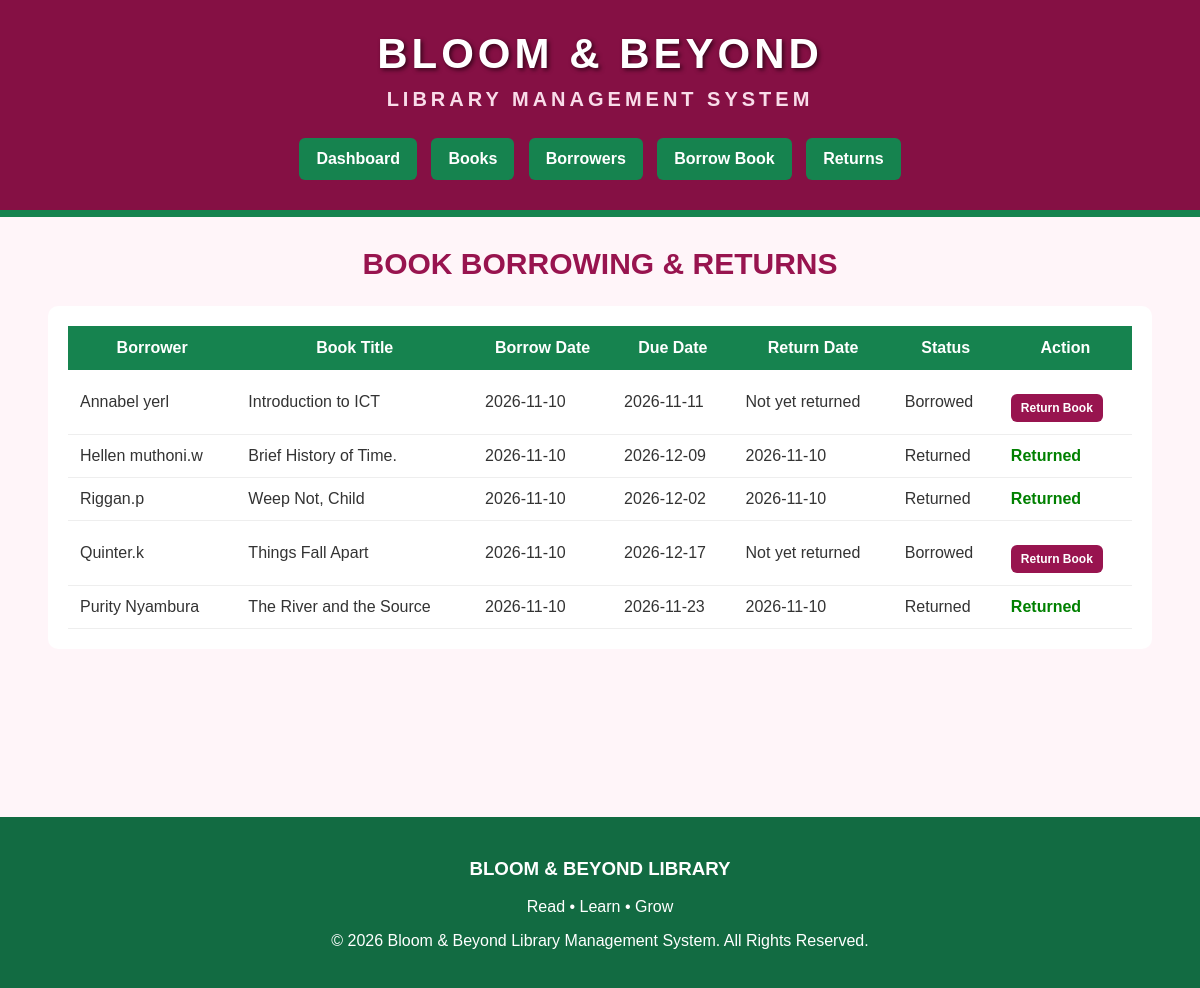
Page /returns.php on the committed database.
### tables this page shows
CREATE TABLE `borrow_records` (
  `id` int(11) NOT NULL,
  `book_id` int(11) NOT NULL,
  `borrower_id` int(11) NOT NULL,
  `borrow_date` date NOT NULL,
  `due_date` date NOT NULL,
  `return_date` date DEFAULT NULL,
  `status` enum('Borrowed','Returned') DEFAULT 'Borrowed'
);

CREATE TABLE `borrowers` (
  `id` int(11) NOT NULL,
  `full_name` varchar(120) NOT NULL,
  `email` varchar(120) NOT NULL,
  `phone` varchar(30) NOT NULL
);

CREATE TABLE `books` (
  `id` int(11) NOT NULL,
  `title` varchar(150) NOT NULL,
  `author` varchar(120) NOT NULL,
  `category` varchar(80) NOT NULL,
  `isbn` varchar(50) DEFAULT NULL,
  `total_quantity` int(11) NOT NULL,
  `available_quantity` int(11) NOT NULL
);

### db.php (called while the page is built, shortened)
<?php
function h($value) {
    return htmlspecialchars((string)$value, ENT_QUOTES, 'UTF-8');
}
?>

### returns.php (the view, shortened to what this page needs)
<?php
require_once "db.php";
$result = $conn->query(
    "SELECT
        borrow_records.*,
        books.title,
        borrowers.full_name
     FROM borrow_records
     INNER JOIN books
     ON borrow_records.book_id = books.id
     INNER JOIN borrowers
     ON borrow_records.borrower_id = borrowers.id
     ORDER BY borrow_records.id DESC"
);
require "header.php";
?>
<h2 class="page-title">BOOK BORROWING & RETURNS</h2>
<div class="table-box">
    <table>
        <tr>
            <th>Borrower</th>
            <th>Book Title</th>
            <th>Borrow Date</th>
            <th>Due Date</th>
            <th>Return Date</th>
            <th>Status</th>
            <th>Action</th>
        </tr>
        <?php while ($row = $result->fetch_assoc()): ?>
        <tr>
            <td><?= h($row['full_name']) ?></td>
            <td><?= h($row['title']) ?></td>
            <td><?= h($row['borrow_date']) ?></td>
            <td><?= h($row['due_date']) ?></td>
            <td>
                <?= h($row['return_date'] ?? 'Not yet returned') ?>
            </td>
            <td><?= h($row['status']) ?></td>
            <td>
                <?php if ($row['status'] == "Borrowed"): ?>
                    <a href="return_book.php?id=<?= h($row['id']) ?>"
                       class="btn pink small"
                       onclick="return confirm('Confirm that the borrower has returned this book?')">
                       Return Book
                    </a>
                <?php else: ?>
                    <span style="color:green;font-weight:bold;">
                        Returned
                    </span>
                <?php endif; ?>
            </td>
        </tr>
        <?php endwhile; ?>
    </table>
</div>
<?php require "footer.php"; ?>

### style.css (style rules this page uses)
* { box-sizing: border-box; }
body { margin: 0; font-family: Arial, sans-serif; background: #fff5f9; color: #333; }
h2.page-title { color: #98144f; text-align: center; font-size: 30px; margin-bottom: 25px; }
button, .btn { display: inline-block; padding: 11px 16px; background: #16834f; color: white; border: none; border-radius: 6px; cursor: pointer; text-decoration: none; font-weight: bold; margin-top: 12px; }
.pink { background: #98144f; }
.small { padding: 7px 10px; font-size: 12px; }
.table-box { background: white; padding: 20px; border-radius: 10px; overflow-x: auto; }
table { width: 100%; border-collapse: collapse; }
th { background: #16834f; color: white; padding: 13px; }
td { padding: 12px; border-bottom: 1px solid #eee; }

### rows in the picture
borrow_records: borrower.full_name "Annabel yerl", book.title "Introduction to ICT", borrow_date "2026-11-10", due_date "2026-11-11", return_date "Not yet returned", status "Borrowed"
borrow_records: borrower.full_name "Hellen muthoni.w", book.title "Brief History of Time.", borrow_date "2026-11-10", due_date "2026-12-09", return_date "2026-11-10", status "Returned"
borrow_records: borrower.full_name "Riggan.p", book.title "Weep Not, Child", borrow_date "2026-11-10", due_date "2026-12-02", return_date "2026-11-10", status "Returned"
borrow_records: borrower.full_name "Quinter.k", book.title "Things Fall Apart", borrow_date "2026-11-10", due_date "2026-12-17", return_date "Not yet returned", status "Borrowed"
borrow_records: borrower.full_name "Purity Nyambura", book.title "The River and the Source", borrow_date "2026-11-10", due_date "2026-11-23", return_date "2026-11-10", status "Returned"
